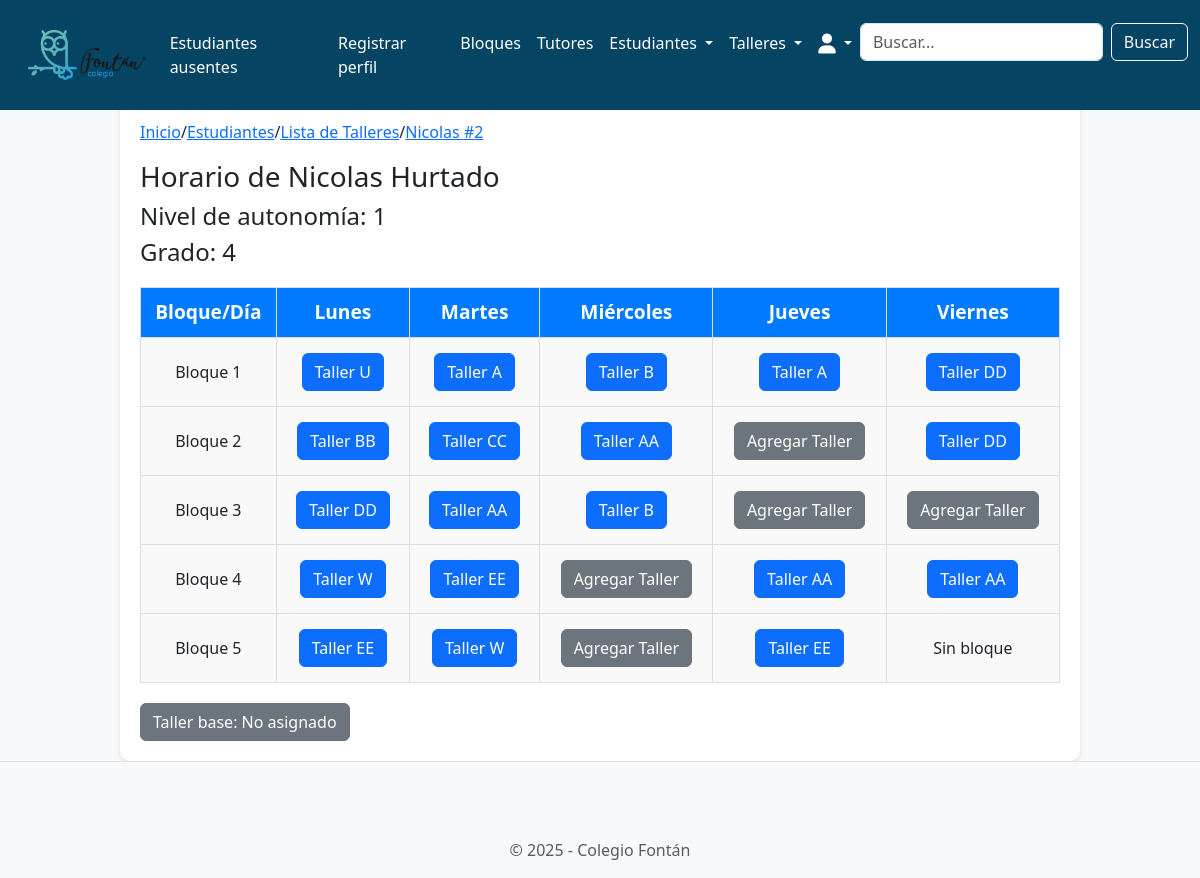
/schedules/2/schedule/ (signed in), run on an earlier commit of the app's database.
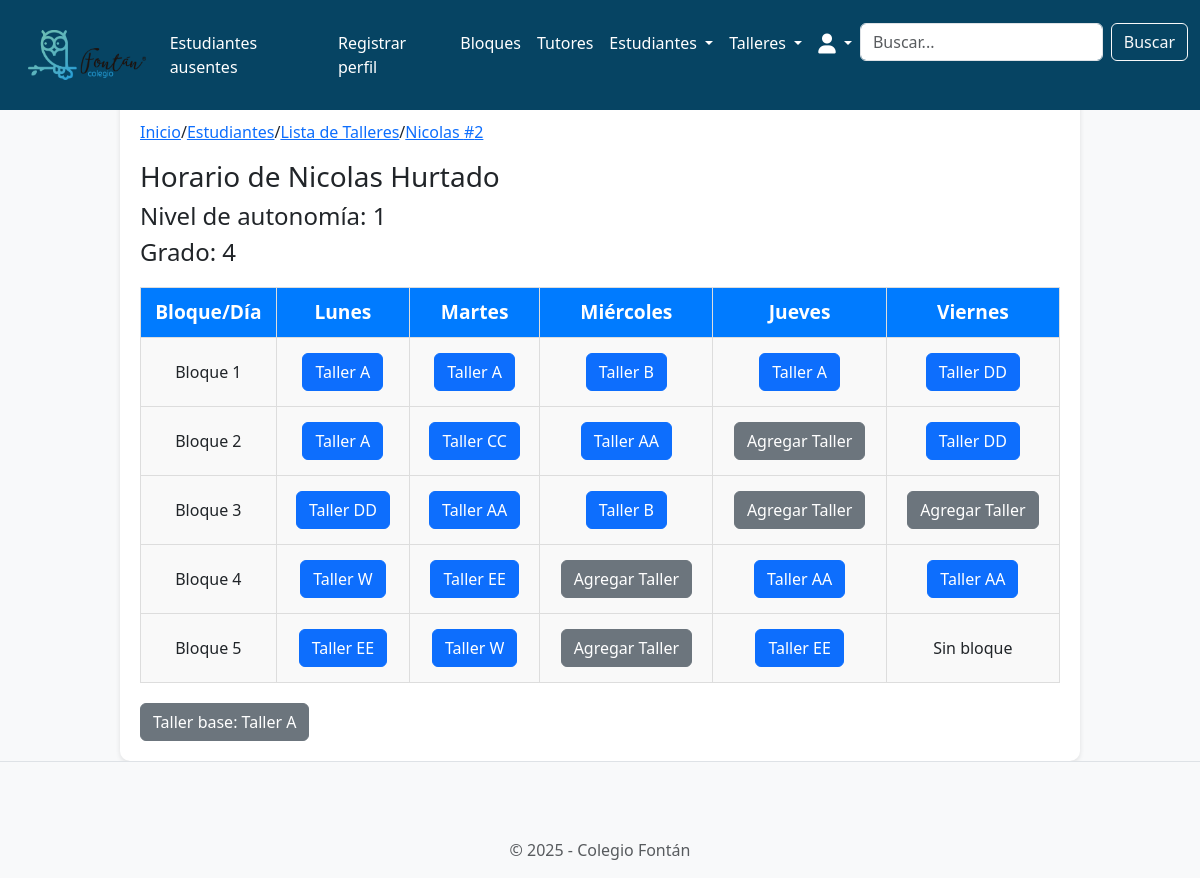
And on a later commit of the database.
### workshops/models.py (models this page shows, shortened)
class Workshop(models.Model):
    WORKSHOP_TYPES = [
        ('primary', 'Primaria'),
        ('high_school', 'Bachillerato'),
        ('collective', 'Colectivo'),
    ]
    workshop_id = models.AutoField(primary_key=True)
    name = models.CharField(max_length=100, unique=True)
    tutor = models.ForeignKey(
        'tutors.Tutor',
        on_delete=models.SET_NULL,
        null=True,
        blank=True,
        related_name='workshops'  # Esta línea permite acceder a los talleres desde el tutor
    )
    max_capacity = models.IntegerField(default=25)
    type = models.CharField(
        max_length=20,
        choices=WORKSHOP_TYPES,
        default='primary'
    )

### students/models.py (models this page shows, shortened)
class Student(models.Model):
    STATUS_CHOICES = [
        ('present', 'Presente'),
        ('absent', 'Ausente'),
        ('neutral', 'No llamado'),
    ]
    student_id = models.AutoField(primary_key=True)
    name = models.CharField(max_length=100)
    lastname = models.CharField(max_length=100)
    id_number = models.IntegerField(unique=True)
    autonomy_level = models.IntegerField(
        choices=[
            (1, 'Nivel 1'),
            (2, 'Nivel 2'),
            (3, 'Nivel 3'),
        ],
        default=1,
    )
    extended_vacation = models.BooleanField(default=False)
    grade = models.IntegerField(
        choices=[
            (1, '1'),
            (2, '2'),
            (3, '3'),
            (4, '4'),
            (5, '5'),
            (6, '6'),
            (7, '7'),
            (8, '8'),
            (9, '9'),
            (10, '10'),
            (11, '11'),
        ],
        default=1,
    )
    status = models.CharField(
        max_length=10,
        choices=STATUS_CHOICES,
        default='neutral'
    )
    workshop = models.ForeignKey('workshops.Workshop', on_delete=models.SET_NULL, null=True, blank=True)
    last_reset = models.DateTimeField(default=now)

### schedules/views.py (the view, shortened to what this page needs)
# urls.py: path('<int:student_id>/schedule/', views.student_schedule, name='student_schedule'),
def student_schedule(request, student_id):
    student = get_object_or_404(Student, student_id=student_id)
    schedule, workshops = get_schedule_and_workshops(student)
    workshop_id = request.GET.get('workshop_id')
    days_of_week = ["Monday", "Tuesday", "Wednesday", "Thursday", "Friday"]
    blocks_per_day = {
        "Monday": 5,
        "Tuesday": 5,
        "Wednesday": 5,
        "Thursday": 5,
        "Friday": 4,  # Solo hasta 4 bloques el viernes
    }
    num_blocks = range(1, max(blocks_per_day.values()) + 1)
    student_schedule = Schedule.objects.filter(student=student).select_related('block')
    schedule_table = [
        [
            {
                "day": day,
                "block_number": block_number if block_number <= blocks_per_day[day] else None,
                "workshop": next(
                    (entry.block.workshop.name for entry in student_schedule
                     if entry.block.block_number == block_number and entry.block.day == day),
                    None
                ) if block_number <= blocks_per_day[day] else None,
            }
            for day in days_of_week
        ]
        for block_number in num_blocks
    ]
    context = {
        "student": student,
        "schedule_table": schedule_table,
        "days_of_week": days_of_week,
        "num_blocks": num_blocks,
        "workshops": workshops,
    }
    return render(request, "schedules/student_schedule.html", context)

### schedules/views.py (called while the page is built)
def get_schedule_and_workshops(student_or_tutor):
    schedule = {
        "Monday_Thursday": ["7:40-9:10", "9:40-11:00", "11:20-12:40", "1:20-2:40"]
        if student_or_tutor.grade > 5
        else ["7:40-8:40", "9:10-10:20", "10:40-11:50", "12:30-1:30", "1:50-2:40"],
        "Friday": ["7:40-9:10", "9:50-11:20", "11:50-1:20"]
        if student_or_tutor.grade > 5
        else ["7:40-8:40", "9:10-10:20", "10:40-11:50", "12:20-1:20"],
    }
    workshop_types = ['high_school', 'collective'] if student_or_tutor.grade > 5 else ['primary', 'collective']
    workshops = Workshop.objects.filter(type__in=workshop_types)
    return schedule, workshops

### schedules/templates/schedules/student_schedule.html (shortened to what this page needs)
{% extends 'base.html' %}
{% block breadcrumb %}
  <a href="{% url 'home.home' %}">Inicio</a>
  <span>/</span>
  <a href="{% url 'students.student_list' %}">Estudiantes</a>
  <span>/</span>
  <a href="{% url 'workshops:list_workshops' %}">Lista de Talleres</a>
  <span>/</span>
  <a href="{% url 'student_schedule' student.student_id %}">{{ student.name }} #{{ student.student_id }}</a>
  {% endblock %}
{% load static %}
{% block content %}
<div class="schedule-container">
    <h3 class="schedule-title">Horario de {{ student.name }} {{ student.lastname }}</h3>
    <h4>Nivel de autonomía: {{ student.autonomy_level }}</h4>
    <h4>Grado: {{ student.grade }}</h4>
    <div class="table-wrapper">
        <table class="schedule-table">
            <thead>
                <tr>
                    <th>Bloque/Día</th>
                    {% for day in days_of_week %}
                        <th>
                            {% if day == "Monday" %} Lunes
                            {% elif day == "Tuesday" %} Martes
                            {% elif day == "Wednesday" %} Miércoles
                            {% elif day == "Thursday" %} Jueves
                            {% elif day == "Friday" %} Viernes
                            {% else %} {{ day }}
                            {% endif %}
                        </th>
                    {% endfor %}
                </tr>
            </thead>
            <tbody>
                {% for row in schedule_table %}
                <tr>
                    <td class="schedule-block">Bloque {{ row.0.block_number }}</td>
                    {% for cell in row %}
                    <td class="schedule-cell">
                        {% if cell.block_number %}
                            {% if cell.workshop %}
                                <a href="{% url 'select_workshop' student.student_id cell.day cell.block_number %}"
                                   class="btn btn-primary edit-workshop-button">
                                    {{ cell.workshop }}
                                </a>
                            {% else %}
                                <a href="{% url 'select_workshop' student.student_id cell.day cell.block_number %}"
                                   class="btn btn-secondary add-workshop-button">
                                    Agregar Taller
                                </a>
                            {% endif %}
                        {% else %}
                            <span>Sin bloque</span>
                        {% endif %}
                    </td>
                    {% endfor %}
                </tr>
                {% endfor %}
            </tbody>
        </table>
        <div>
            <a class="btn btn-secondary" href="{% url 'select_workshop' student.student_id 'Monday' 1 %}">
                Taller base: {{ student.workshop.name|default:"No asignado" }}
            </a>
        </div>
    </div>
</div>
{% endblock %}

What changed in the data, as far as the page shows it:
no longer on this page (row unchanged): Workshop: workshop "Taller U"
no longer on this page (row unchanged): Workshop: workshop "Taller BB"
changed Student "Nicolas": workshop.name "No asignado" → "Taller A"
Also different on the page:
new list line: "Taller A"
